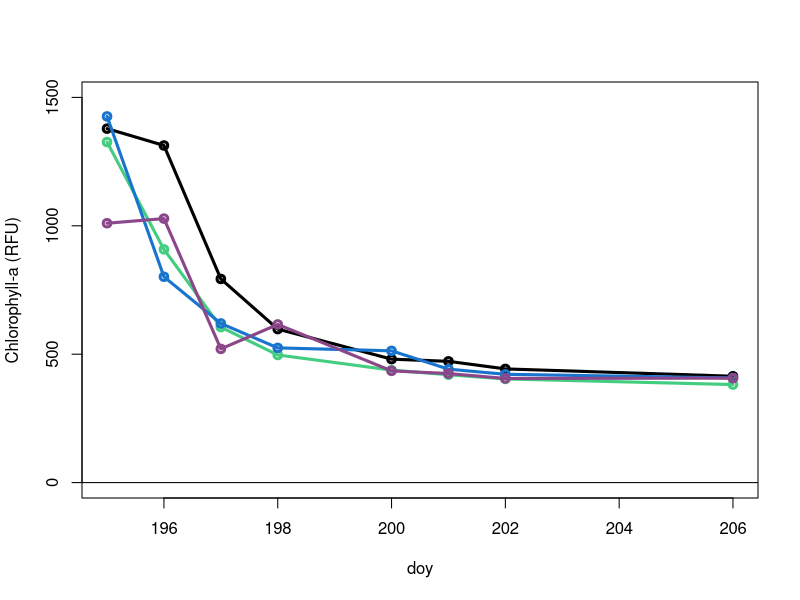
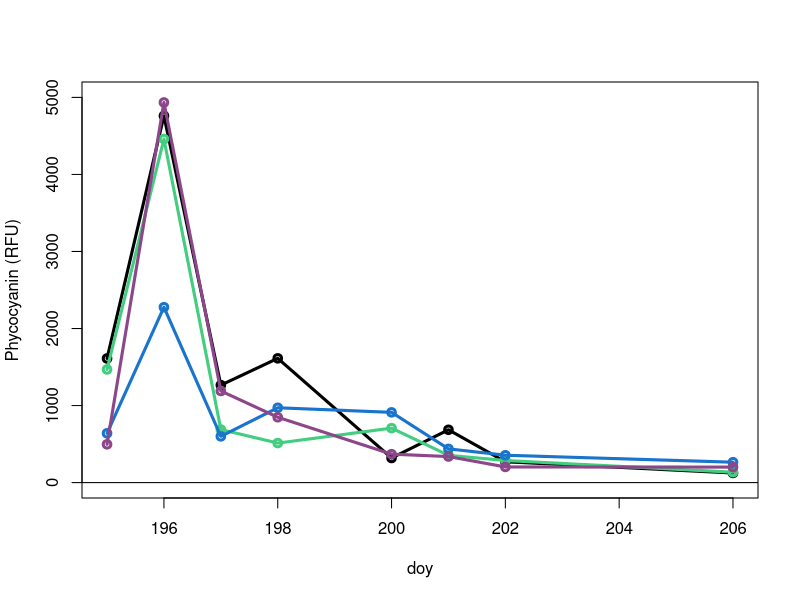

The R script that drew these images, in order:
## Mesocosm Data Viz ##=======================
library(lubridate)
library(tidyverse)

## Calculate Mendota P load ## 
phosphorus_load = read_csv('pload.csv')
phosphorus_load

# Mean annual load of g_m3 # 
me_annum_pload = phosphorus_load %>% 
	filter(lake == 'mendota') %>% 
	summarize(load_g_m3 = mean(load_g_m3))
me_annum_pload # 0.0562 g/m3 

# 0.154 ug/L per day 
# Add 1.386 ug to each 9 L mesocosm per day 

## Mesocosm Prelim Data ##====================
prelim_dat = read_csv('mesocosm_dat.csv')
prelim_dat

dat = prelim_dat %>% 
	mutate(date = mdy(date)) %>%
	mutate(julian = yday(date)) %>% 
	as.data.frame()

plot(dat[dat$mesocosm == 1, 'julian'], dat[dat$mesocosm == 1, 'chl_rfu'], 
		 xlab = 'doy', ylab = 'Chlorophyll-a (RFU)', type = 'o', lwd = 3, ylim = c(0, 1500))
points(dat[dat$mesocosm == 2, 'julian'], dat[dat$mesocosm == 2, 'chl_rfu'],
			 type = 'o', lwd = 3, col = 'seagreen3')
points(dat[dat$mesocosm == 3, 'julian'], dat[dat$mesocosm == 3, 'chl_rfu'],
			 type = 'o', lwd = 3, col = 'dodgerblue3')
points(dat[dat$mesocosm == 4, 'julian'], dat[dat$mesocosm == 4, 'chl_rfu'],
			 type = 'o', lwd = 3, col = 'orchid4')
abline(h = 0)

plot(dat[dat$mesocosm == 1, 'julian'], dat[dat$mesocosm == 1, 'pc_rfu'], 
		 xlab = 'doy', ylab = 'Phycocyanin (RFU)', type = 'o', lwd = 3, ylim = c(0, 5000))
points(dat[dat$mesocosm == 2, 'julian'], dat[dat$mesocosm == 2, 'pc_rfu'],
			 type = 'o', lwd = 3, col = 'seagreen3')
points(dat[dat$mesocosm == 3, 'julian'], dat[dat$mesocosm == 3, 'pc_rfu'],
			 type = 'o', lwd = 3, col = 'dodgerblue3')
points(dat[dat$mesocosm == 4, 'julian'], dat[dat$mesocosm == 4, 'pc_rfu'],
			 type = 'o', lwd = 3, col = 'orchid4')
abline(h = 0)
